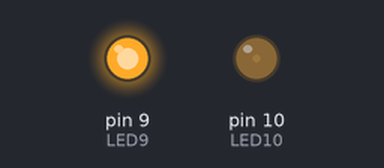
The sketch below on a simulated Arduino Uno, built with avr-gcc and run on an emulated ATmega328P. Parts: output pins drawn as LEDs (lit = HIGH).

Above: at 22.6 s.
Timing chart, 0 to 40.0 s (numbered marks = the images above):
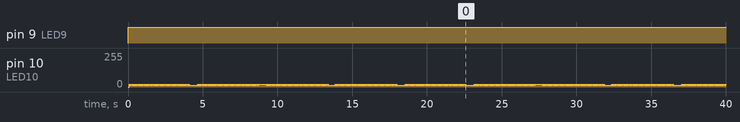

The sketch:

p62.ino
```cpp
#define LED10 10
#define LED9 9

void setup() {
  // put your setup code here, to run once:
  pinMode(LED10, OUTPUT);
  pinMode(LED9, OUTPUT);
}

void loop() {
  // put your main code here, to run repeatedly:
  // 10を点灯
  digitalWrite(LED10, HIGH);
  digitalWrite(LED9, HIGH);
  delay(1);

  digitalWrite(LED10, LOW);
  digitalWrite(LED9, HIGH);
  delay(15);
}
```

Measured:
- by itself, pin 9 (LED9): LOW → HIGH at 0.00 s
- by itself, pin 10 (LED10): moves between 13/255 and 19/255, repeating every 15.4 s
